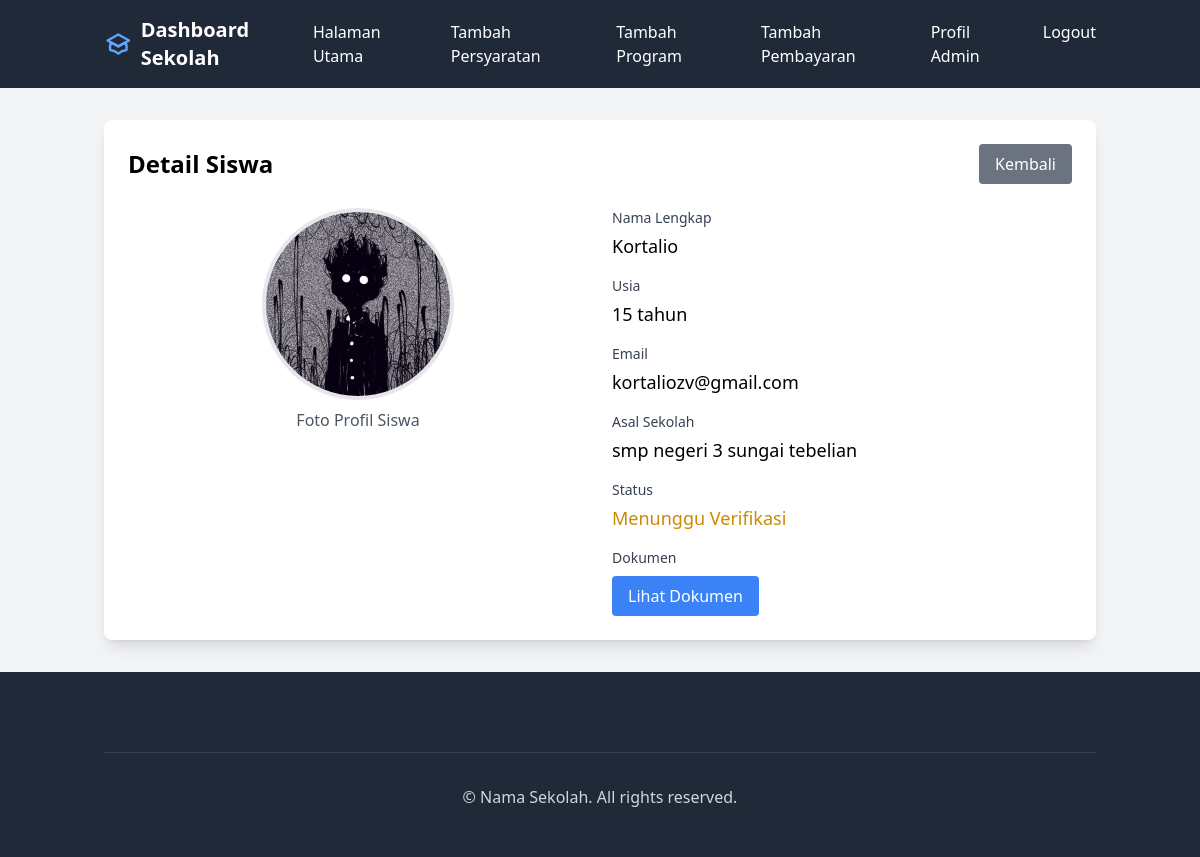
Screenshot of /admin/student/2 (signed in) with the database file from the repository.
### app/models.py (models this page shows, shortened)
class Form(db.Model):
    id = db.Column(db.Integer, primary_key=True)
    user_id = db.Column(db.Integer, db.ForeignKey('user.id'), nullable=False)
    student_name = db.Column(db.String(100), nullable=False)
    student_age = db.Column(db.Integer, nullable=False)
    student_email = db.Column(db.String(120), nullable=False)
    school_name = db.Column(db.String(100), nullable=False)
    image_path = db.Column(db.String(255), nullable=False)
    document_path = db.Column(db.String(255), nullable=False)
    status = db.Column(db.String(20), nullable=False, default='pending')
    verified_by = db.Column(db.Integer, db.ForeignKey('user.id'), nullable=True)
    verification_date = db.Column(db.DateTime, nullable=True)
    verification_note = db.Column(db.Text, nullable=True)
    is_verified = db.Column(db.Boolean, default=False)
    timestamp = db.Column(db.DateTime, default=datetime.utcnow)
    payment_status = db.Column(db.String(50), default='unpaid')  # unpaid, pending_verification, verified
    payment_proof = db.Column(db.String(255), nullable=True)
    payment_verified_at = db.Column(db.DateTime, nullable=True)
    payment_verified_by = db.Column(db.Integer, db.ForeignKey('user.id'), nullable=True)

### app/routes/admin.py (the view)
@admin_bp.route('/student/<int:form_id>')
@login_required
def student_detail(form_id):
    if not current_user.is_admin():
        flash('Unauthorized access', 'error')
        return redirect(url_for('main.index'))
    form = Form.query.get_or_404(form_id)
    return render_template('parts/student_detail.html', form=form)

### app/models.py (called while the page is built)
    def is_admin(self):
        return self.role == UserRole.ADMIN.value

### app/templates/parts/student_detail.html
{% extends "adminbase.html" %}
{% block content %}
<div class="container mx-auto px-4 py-8">
    <div class="bg-white rounded-lg shadow-lg p-6">
        <div class="flex justify-between items-center mb-6">
            <h1 class="text-2xl font-bold">Detail Siswa</h1>
            <a href="{{ url_for('admin_bp.dashboard') }}"
               class="bg-gray-500 text-white px-4 py-2 rounded hover:bg-gray-600">
                Kembali
            </a>
        </div>
        <div class="grid grid-cols-1 md:grid-cols-2 gap-6">
            <div class="text-center">
                <img src="{{ url_for('static', filename='uploads/student_images/' + form.image_path) }}"
                     alt="Foto Profil"
                     class="w-48 h-48 rounded-full mx-auto object-cover border-4 border-gray-200">
                <p class="mt-2 text-gray-600">Foto Profil Siswa</p>
            </div>
            <div class="space-y-4">
                <div>
                    <label class="block text-sm font-medium text-gray-700">Nama Lengkap</label>
                    <p class="mt-1 text-lg">{{ form.student_name }}</p>
                </div>
                <div>
                    <label class="block text-sm font-medium text-gray-700">Usia</label>
                    <p class="mt-1 text-lg">{{ form.student_age }} tahun</p>
                </div>
                <div>
                    <label class="block text-sm font-medium text-gray-700">Email</label>
                    <p class="mt-1 text-lg">{{ form.student_email }}</p>
                </div>
                <div>
                    <label class="block text-sm font-medium text-gray-700">Asal Sekolah</label>
                    <p class="mt-1 text-lg">{{ form.school_name }}</p>
                </div>
                <div>
                    <label class="block text-sm font-medium text-gray-700">Status</label>
                    <p class="mt-1 text-lg">
                        {% if form.status == 'pending' %}
                            <span class="text-yellow-600">Menunggu Verifikasi</span>
                        {% elif form.status == 'approved' %}
                            <span class="text-green-600">Diterima</span>
                        {% else %}
                            <span class="text-red-600">Ditolak</span>
                        {% endif %}
                    </p>
                </div>
                <div>
                    <label class="block text-sm font-medium text-gray-700">Dokumen</label>
                    <a href="{{ url_for('static', filename='uploads/' + form.document_path) }}"
                       class="mt-2 inline-block bg-blue-500 text-white px-4 py-2 rounded hover:bg-blue-600"
                       target="_blank">
                        Lihat Dokumen
                    </a>
                </div>
            </div>
        </div>
    </div>
</div>
{% endblock %}

### rows the page displays
Form: image_path (picture), student_name "Kortalio", student_age "15", student_email "kortaliozv@gmail.com", school_name "smp negeri 3 sungai tebelian"
